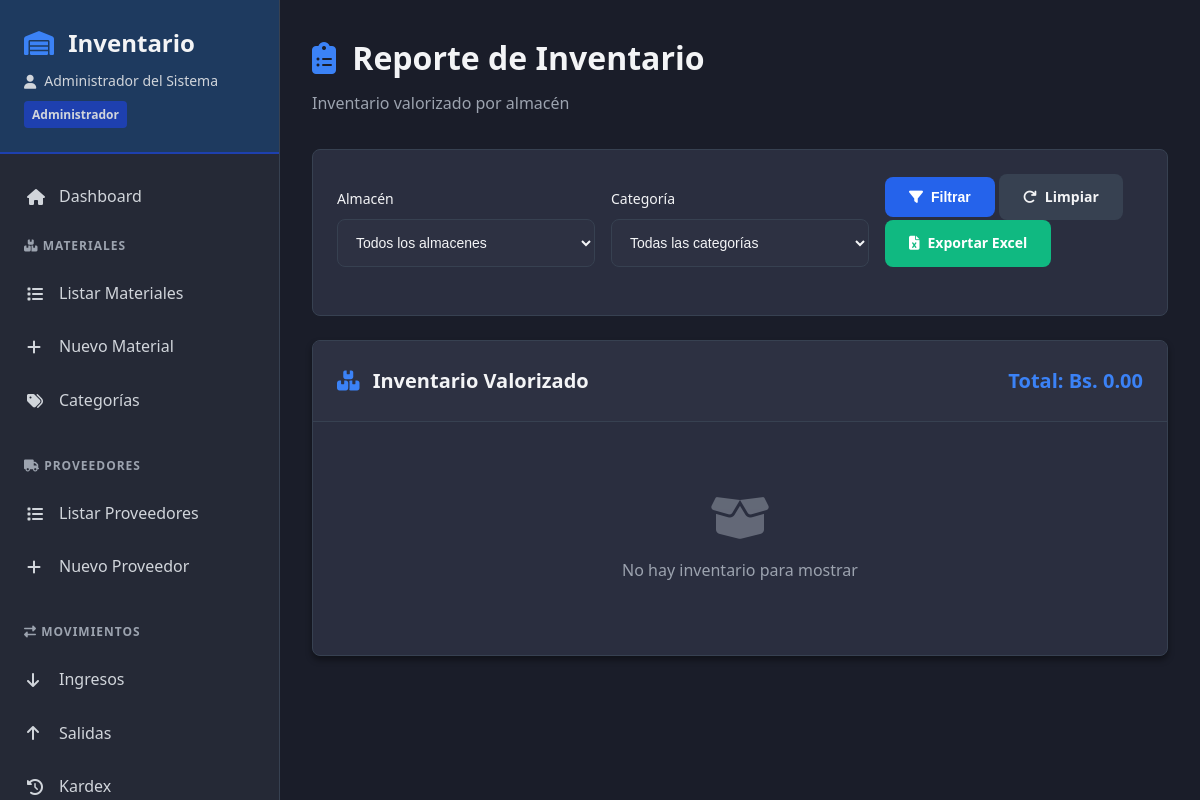
Page /modules/reportes/inventario.php (signed in) on the committed database.
### tables this page shows
CREATE TABLE usuarios (
  id INT AUTO_INCREMENT PRIMARY KEY,
  nombre_usuario VARCHAR(50) NOT NULL UNIQUE,
  contrasenia_hash VARCHAR(255) NOT NULL,
  nombre_completo VARCHAR(100),
  rol_id INT NOT NULL,
  estado ENUM('activo','inactivo') DEFAULT 'activo',
  fecha_creacion TIMESTAMP DEFAULT CURRENT_TIMESTAMP,
  FOREIGN KEY (rol_id) REFERENCES roles(id)
);

CREATE TABLE roles (
  id INT AUTO_INCREMENT PRIMARY KEY,
  nombre VARCHAR(50) UNIQUE,
  descripcion TEXT
);

### config/auth.php (called while the page is built, shortened)
<?php
function getCurrentUser() {
    $conn = getDBConnection();
    $stmt = $conn->prepare("SELECT u.*, r.nombre as rol_nombre FROM usuarios u
                           JOIN roles r ON u.rol_id = r.id
                           WHERE u.id = ? AND u.estado = 'activo'");
    $stmt->bind_param("i", $_SESSION['usuario_id']);
    $stmt->execute();
    $result = $stmt->get_result();
    $user = $result->fetch_assoc();
    return $user;
}
?>

### modules/reportes/inventario.php (the view, shortened to what this page needs)
<?php
require_once '../../includes/header.php';
$inventario = [];
$total_valor = array_sum(array_column($inventario, 'valor_total'));
?>
<div class="page-header">
    <h1><i class="fas fa-clipboard-list"></i> Reporte de Inventario</h1>
    <p>Inventario valorizado por almacén</p>
</div>
<div class="filters">
    <form method="GET" class="filters-row">
        <div class="form-group">
            <label>Almacén</label>
            <select name="almacen_id">
                <option value="">Todos los almacenes</option>
            </select>
        </div>
        <div class="form-group">
            <label>Categoría</label>
            <select name="categoria_id">
                <option value="">Todas las categorías</option>
            </select>
        </div>
        <div class="form-group">
            <button type="submit" class="btn btn-primary">
                <i class="fas fa-filter"></i> Filtrar
            </button>
            <a href="/proyecto_inventario/modules/reportes/inventario.php" class="btn btn-secondary">
                <i class="fas fa-redo"></i> Limpiar
            </a>
            <a href="/proyecto_inventario/modules/reportes/exportar_inventario.php?<?php echo http_build_query($_GET); ?>"
               class="btn btn-success" target="_blank">
                <i class="fas fa-file-excel"></i> Exportar Excel
            </a>
        </div>
    </form>
</div>
<div class="card">
    <div class="card-header">
        <h2><i class="fas fa-boxes"></i> Inventario Valorizado</h2>
        <div style="font-size: 1.25rem; font-weight: 600; color: var(--blue-light);">
            Total: Bs. <?php echo number_format($total_valor, 2); ?>
        </div>
    </div>
    <div class="card-body">
        <?php if (empty($inventario)): ?>
            <div class="empty-state">
                <i class="fas fa-box-open"></i>
                <p>No hay inventario para mostrar</p>
            </div>
        <?php endif; ?>
    </div>
</div>
<?php require_once '../../includes/footer.php'; ?>

### includes/header.php (shortened to what this page needs)
<?php
require_once __DIR__ . '/../config/auth.php';
$currentUser = getCurrentUser();
$currentPage = basename($_SERVER['PHP_SELF']);
?>
<!DOCTYPE html>
<html lang="es">
<head>
    <link rel="stylesheet" href="/proyecto_inventario/assets/css/style.css">
    <link rel="stylesheet" href="https://cdnjs.cloudflare.com/ajax/libs/font-awesome/6.4.0/css/all.min.css">
</head>
<body>
    <div class="app-container">
        <aside class="sidebar">
            <div class="sidebar-header">
                <h2><i class="fas fa-warehouse"></i> Inventario</h2>
                <p class="user-info">
                    <i class="fas fa-user"></i> <?php echo htmlspecialchars($currentUser['nombre_completo'] ?? $currentUser['nombre_usuario']); ?>
                    <span class="role-badge"><?php echo htmlspecialchars($currentUser['rol_nombre']); ?></span>
                </p>
            </div>
            <nav class="sidebar-nav">
                <a href="/proyecto_inventario/index.php" class="nav-item <?php echo $currentPage == 'index.php' ? 'active' : ''; ?>">
                    <i class="fas fa-home"></i> Dashboard
                </a>
                <div class="nav-section">
                    <div class="nav-section-title">
                        <i class="fas fa-boxes"></i> Materiales
                    </div>
                    <a href="/proyecto_inventario/modules/materiales/listar.php" class="nav-item <?php echo strpos($currentPage, 'materiales') !== false ? 'active' : ''; ?>">
                        <i class="fas fa-list"></i> Listar Materiales
                    </a>
                    <a href="/proyecto_inventario/modules/materiales/crear.php" class="nav-item">
                        <i class="fas fa-plus"></i> Nuevo Material
                    </a>
                    <a href="/proyecto_inventario/modules/materiales/categorias.php" class="nav-item">
                        <i class="fas fa-tags"></i> Categorías
                    </a>
                </div>
                <div class="nav-section">
                    <div class="nav-section-title">
                        <i class="fas fa-truck"></i> Proveedores
                    </div>
                    <a href="/proyecto_inventario/modules/proveedores/listar.php" class="nav-item <?php echo strpos($currentPage, 'proveedores') !== false ? 'active' : ''; ?>">
                        <i class="fas fa-list"></i> Listar Proveedores
                    </a>
                    <a href="/proyecto_inventario/modules/proveedores/crear.php" class="nav-item">
                        <i class="fas fa-plus"></i> Nuevo Proveedor
                    </a>
                </div>
                <div class="nav-section">
                    <div class="nav-section-title">
                        <i class="fas fa-exchange-alt"></i> Movimientos
                    </div>
                    <a href="/proyecto_inventario/modules/movimientos/ingresos.php" class="nav-item <?php echo strpos($currentPage, 'ingresos') !== false ? 'active' : ''; ?>">
                        <i class="fas fa-arrow-down"></i> Ingresos
                    </a>
                    <a href="/proyecto_inventario/modules/movimientos/salidas.php" class="nav-item <?php echo strpos($currentPage, 'salidas') !== false ? 'active' : ''; ?>">
                        <i class="fas fa-arrow-up"></i> Salidas
                    </a>
                    <a href="/proyecto_inventario/modules/movimientos/kardex.php" class="nav-item <?php echo strpos($currentPage, 'kardex') !== false ? 'active' : ''; ?>">
                        <i class="fas fa-history"></i> Kardex
                    </a>
                </div>
            </nav>
        </aside>
        <main class="main-content">

### assets/css/style.css (style rules this page uses)
:root { --bg-primary: #1a1d29; --bg-secondary: #252936; --bg-tertiary: #2d3142; --bg-card: #2a2e3f; --blue-dark: #1e3a5f; --blue-medium: #2563eb; --blue-light: #3b82f6; --blue-accent: #1e40af; --gray-dark: #111827; --gray-medium: #374151; --gray-light: #4b5563; --gray-lighter: #6b7280; --text-primary: #f3f4f6; --text-secondary: #d1d5db; --text-muted: #9ca3af; --success: #10b981; --warning: #f59e0b; --danger: #ef4444; --info: #3b82f6; --border-color: #374151; --border-radius: 8px; --shadow-sm: 0 1px 2px rgba(0, 0, 0, 0.3); --shadow-md: 0 4px 6px rgba(0, 0, 0, 0.4); --shadow-lg: 0 10px 15px rgba(0, 0, 0, 0.5); }
* { margin: 0; padding: 0; box-sizing: border-box; }
body { font-family: 'Segoe UI', Tahoma, Geneva, Verdana, sans-serif; background: var(--bg-primary); color: var(--text-primary); line-height: 1.6; }
.app-container { display: flex; min-height: 100vh; }
.sidebar { width: 280px; background: var(--bg-secondary); border-right: 1px solid var(--border-color); display: flex; flex-direction: column; position: fixed; height: 100vh; overflow-y: auto; z-index: 1000; }
.sidebar-header { padding: 1.5rem; background: var(--blue-dark); border-bottom: 2px solid var(--blue-accent); }
.sidebar-header h2 { font-size: 1.5rem; margin-bottom: 0.5rem; color: var(--text-primary); }
.sidebar-header h2 i { color: var(--blue-light); margin-right: 0.5rem; }
.user-info { font-size: 0.875rem; color: var(--text-secondary); display: flex; align-items: center; gap: 0.5rem; flex-wrap: wrap; }
.role-badge { background: var(--blue-accent); padding: 0.25rem 0.5rem; border-radius: 4px; font-size: 0.75rem; font-weight: 600; }
.sidebar-nav { flex: 1; padding: 1rem 0; }
.nav-section { margin-bottom: 1rem; }
.nav-section-title { padding: 0.75rem 1.5rem; font-size: 0.75rem; text-transform: uppercase; letter-spacing: 1px; color: var(--text-muted); font-weight: 600; }
.nav-item { display: flex; align-items: center; padding: 0.875rem 1.5rem; color: var(--text-secondary); text-decoration: none; transition: all 0.3s ease; border-left: 3px solid transparent; }
.nav-item i { width: 20px; margin-right: 0.75rem; }
.main-content { flex: 1; margin-left: 280px; padding: 2rem; background: var(--bg-primary); min-height: 100vh; }
.page-header { margin-bottom: 2rem; }
.page-header h1 { font-size: 2rem; margin-bottom: 0.5rem; color: var(--text-primary); }
.page-header h1 i { color: var(--blue-light); margin-right: 0.5rem; }
.page-header p { color: var(--text-muted); }
.dashboard-card, .card { background: var(--bg-card); border-radius: var(--border-radius); border: 1px solid var(--border-color); margin-bottom: 1.5rem; box-shadow: var(--shadow-md); overflow: hidden; }
.card-header { padding: 1.5rem; background: var(--bg-tertiary); border-bottom: 1px solid var(--border-color); display: flex; justify-content: space-between; align-items: center; }
.card-header h2 { font-size: 1.25rem; color: var(--text-primary); }
.card-header h2 i { color: var(--blue-light); margin-right: 0.5rem; }
.card-body { padding: 1.5rem; }
.btn { display: inline-flex; align-items: center; gap: 0.5rem; padding: 0.75rem 1.5rem; border: none; border-radius: var(--border-radius); font-size: 0.875rem; font-weight: 600; cursor: pointer; transition: all 0.3s ease; text-decoration: none; }
.btn-primary { background: var(--blue-medium); color: white; }
.btn-secondary { background: var(--gray-medium); color: var(--text-primary); }
.btn-success { background: var(--success); color: white; }
.form-group { margin-bottom: 1.5rem; }
.form-group label { display: block; margin-bottom: 0.5rem; color: var(--text-primary); font-weight: 500; font-size: 0.875rem; }
.form-group input, .form-group select, .form-group textarea { width: 100%; padding: 0.875rem; background: var(--bg-tertiary); border: 1px solid var(--border-color); border-radius: var(--border-radius); color: var(--text-primary); font-size: 0.875rem; transition: all 0.3s ease; }
.empty-state { text-align: center; padding: 3rem; color: var(--text-muted); }
.empty-state i { font-size: 3rem; margin-bottom: 1rem; opacity: 0.5; }
.filters { background: var(--bg-card); padding: 1.5rem; border-radius: var(--border-radius); margin-bottom: 1.5rem; border: 1px solid var(--border-color); }
.filters-row { display: grid; grid-template-columns: repeat(auto-fit, minmax(200px, 1fr)); gap: 1rem; align-items: end; }

### rows in the picture
usuarios: nombre_completo "Administrador del Sistema", rol.nombre "Administrador"

### other values in the picture
$total_valor "0.00"
